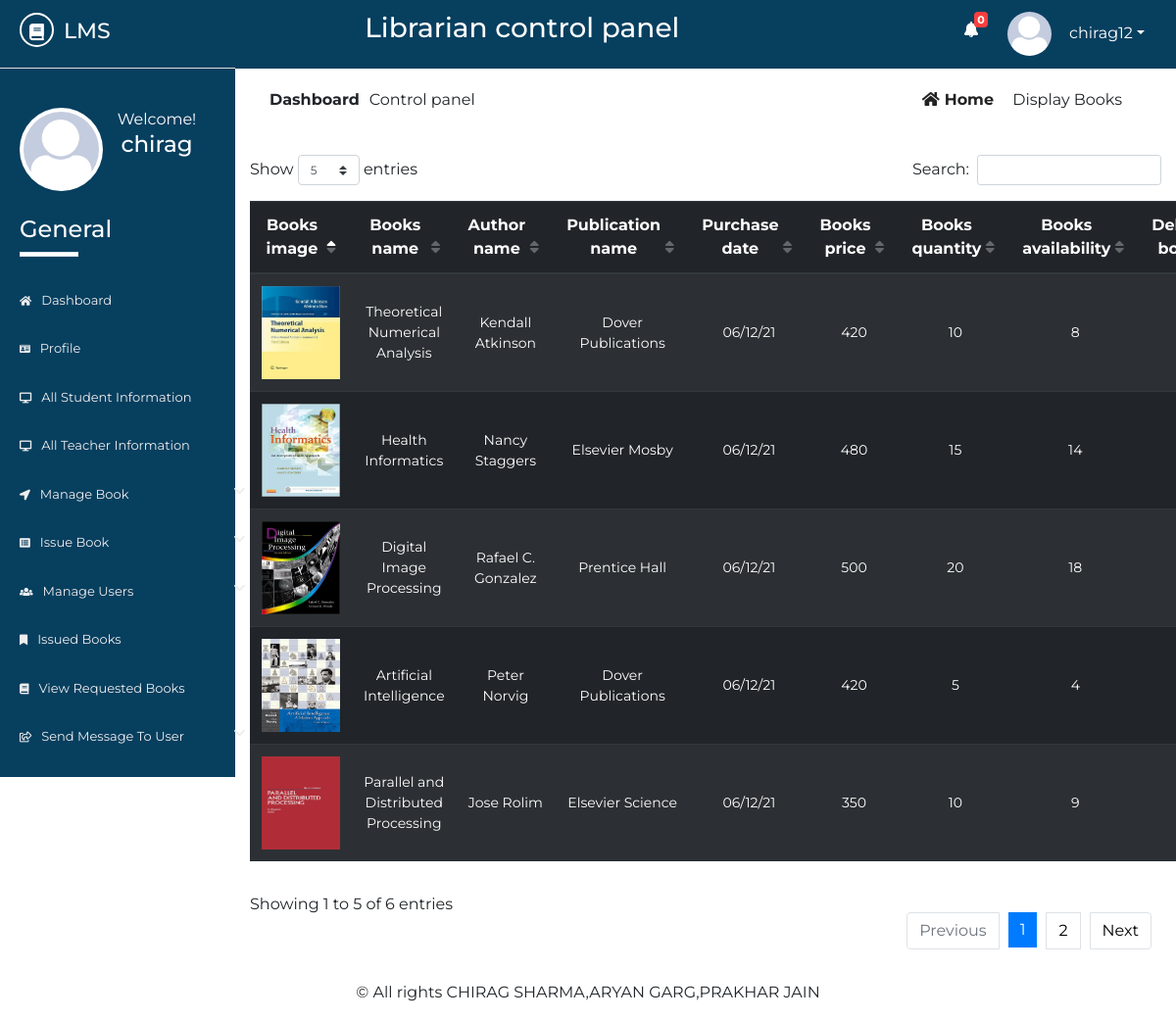
/Source/librarian/display-books.php (signed in), run on the app's committed database.
### tables this page shows
CREATE TABLE `lib_registration` (
  `id` int(2) NOT NULL,
  `name` varchar(50) NOT NULL,
  `username` varchar(20) NOT NULL,
  `password` varchar(20) NOT NULL,
  `email` varchar(50) NOT NULL,
  `phone` varchar(20) NOT NULL,
  `address` varchar(100) NOT NULL,
  `photo` varchar(500) NOT NULL,
  `status` varchar(7) NOT NULL
);

CREATE TABLE `add_book` (
  `id` int(10) NOT NULL,
  `books_name` varchar(50) NOT NULL,
  `books_image` varchar(5000) NOT NULL,
  `books_author_name` varchar(50) NOT NULL,
  `books_publication_name` varchar(50) NOT NULL,
  `books_purchase_date` varchar(20) NOT NULL,
  `books_price` varchar(10) NOT NULL,
  `books_quantity` varchar(20) NOT NULL,
  `books_availability` varchar(20) NOT NULL,
  `librarian_username` varchar(20) NOT NULL,
  `books_file` varchar(5000) NOT NULL
);

### Source/librarian/display-books.php (the view, shortened to what this page needs)
       <?php
   include 'inc/header.php';
   include 'inc/connection.php';
?>
<div class="dashboard-content">
	<div class="dashboard-header">
		<div class="container">
			<div class="row">
				<div class="col-md-6">
					<div class="left">
						<p><span>dashboard</span>Control panel</p>
					</div>
				</div>
				<div class="col-md-6">
					<div class="right text-right">
						<a href="dashboard.php"><i class="fas fa-home"></i>home</a>
						<span class="disabled">display books</span>
					</div>
				</div>
			</div>
		</div>
           <div class="container">
               <div class="row">
                   <div class="col-md-12">
                       <div class="dbooks">
                           <table id="dtBasicExample" class="table table-striped table-dark text-center">
                          <thead>
                               <tr>
                                   <th>Books image</th>
                                   <th>Books name</th>
                                   <th>Author name</th>
                                   <th>Publication name</th>
                                   <th>Purchase date</th>
                                   <th>Books price</th>
                                   <th>Books quantity</th>
                                   <th>Books availability</th>
                                   <th>Delete book</th>
                               </tr>
                          </thead>
                           <tbody>
                            <?php
                               $res = mysqli_query($link, "select * from add_book");
                               while ($row = mysqli_fetch_array($res)) {
                                   echo "<tr>";
                                   echo "<td>"; ?><img src="<?php echo $row["books_image"]; ?> " height="100" width="100" alt=""> <?php echo "</td>";
                                   echo "<td>";
                                   echo $row["books_name"];
                                   echo "</td>";
                                   echo "<td>";
                                   echo $row["books_author_name"];
                                   echo "</td>";
                                   echo "<td>";
                                   echo $row["books_publication_name"];
                                   echo "</td>";
                                   echo "<td>";
                                   echo $row["books_purchase_date"];
                                   echo "</td>";
                                   echo "<td>";
                                   echo $row["books_price"];
                                   echo "</td>";
                                   echo "<td>";
                                   echo $row["books_quantity"];
                                   echo "</td>";
                                   echo "<td>";
                                   echo $row["books_availability"];
                                   echo "</td>";
                                    echo "<td>";
                                   ?><a href="delete-book.php?id=<?php echo $row["id"]; ?> "><i class="fas fa-trash"></i></a><?php
                                   echo "</td>";
                                   echo "</tr>";
                               }
                                ?>
                                </tbody>
                           </table>
                       </div>
                   </div>
               </div>
           </div>
	</div>
</div>
<?php
	include 'inc/footer.php';
 ?>

### Source/librarian/inc/header.php (shortened to what this page needs)
<?php
    include 'inc/connection.php';
    $res = mysqli_query($link,"select * from request_books where read1='no'");
    $not= mysqli_num_rows($res);
 ?>
<!DOCTYPE html>
<html lang="en">
<head>
	<link rel="stylesheet" href="inc/css/bootstrap.min.css">
	<link rel="stylesheet" href="inc/css/bootstrap-select.min.css">
	<link rel="stylesheet" href="inc/css/fontawesome-all.min.css">
	<link rel="stylesheet" href="inc/css/datatables.min.css">
	<link rel="stylesheet" href="inc/css/pro1.css">
</head>
<body>
	<div class="main-content">
		<div class="wrapper">
			<div class="left-sidebar">
				<div class="p-title">
                    <h3><a href=""><i class="fas fa-book"></i><span>lms</span></a></h3>
				</div>
				<div class="profile">
					<div class="profile-pic">
                        <?php
                            $res = mysqli_query($link, "select * from lib_registration where username='".$_SESSION['username']."'");
                            while ($row = mysqli_fetch_array($res)){
                                ?><img src="<?php echo $row["photo"]; ?> " height="" width="" alt="something wrong" class="rounded-circle"></a> <?php
                            }
                        ?>
					</div>
					<div class="profile-info text-center">
						<span>Welcome!</span>
						<h2>
              <?php
                $res = mysqli_query($link, "select * from lib_registration where username='".$_SESSION['username']."'");
                while ($row = mysqli_fetch_array($res)){
                  $name  =  $row["name"];
                  echo $name;
                }
              ?>
            </h2>
					</div>
				</div>
				<div class="sidebar-menu">
					<h3>General</h3>
					<div class="border"></div>
	                <ul>
	                    <li class="menu <?php if($page=='home'){ echo 'active';} ?>">
      						<a href="dashboard.php"><i class="fas fa-home"></i>Dashboard</a>
    					</li>
    					  <li class="menu <?php if($page=='profile'){ echo 'active';} ?>">
      						<a href="profile.php"><i class="fas fa-id-card"></i>profile</a>
    					</li>
	                    <li class="menu <?php if($page=='sinfo'){ echo 'active';} ?>">
      						<a href="all-student-info.php"><i class="fas fa-desktop"></i>all student information</a>
    					</li>
    					<li class="menu <?php if($page=='tinfo'){ echo 'active';} ?>">
      						<a href="all-teacher-info.php"><i class="fas fa-desktop"></i>all teacher information</a>
    					</li>
    					<li class="menu menu-toggle2">
      						<a href="#"><i class="fas fa-location-arrow"></i>manage book <span class="fa fa-chevron-down"></span></a>
    					</li>
	                   <li class="menu menu-toggle1">
      						<a href="#"><i class="fas fa-list-alt"></i>issue book <span class="fa fa-chevron-down"></span></a>
    					</li>
    					<li class="menu menu-toggle3">
      						<a href="#"><i class="fas fa-users"></i>manage users <span class="fa fa-chevron-down"></span></a>
    					</li>
    					 <li class="menu <?php if($page=='ibook'){ echo 'active';} ?>">
      						<a href="issued-books.php"><i class="fas fa-bookmark"></i>issued books</a>
    					</li>
    					<li class="menu <?php if($page=='rbook'){ echo 'active';} ?>">
      						<a href="requested-books.php"><i class="fas fa-book"></i>view requested books</a>
    					</li>
    					<li class="menu menu-toggle4">
      						<a href="#"><i class="far fa-share-square"></i>send message to user <span class="fa fa-chevron-down"></span></a>
    					</li>
    				</ul>
				</div>
			</div>
			<div class="content">
				<div class="inner">
					<div class="heading text-center">
						<h3>Librarian control panel</h3>
					</div>
					<div class="header-profile text-right">
						<ul>
                            <li class="icon">
                                <a href="requested-books.php" ><i class="fas fa-bell"></i></a>
                                <span class="count" onclick="window.location='requested-books.php'"><b><?php echo $not; ?></b></span>
                            </li>
							<li class="dropdown">
                                <?php
                                     $res = mysqli_query($link, "select * from lib_registration where username='".$_SESSION['username']."'");
                                     while ($row = mysqli_fetch_array($res)){
                                         ?><a href="" class="dropdown-toggle" data-toggle="dropdown"><img src="<?php echo $row["photo"]; ?>" alt=""><span><?php echo $_SESSION["username"]; ?></span></a> <?php
                                     }
                                ?>
							</li>
						</ul>
					</div>
				</div>

### Source/librarian/inc/footer.php (shortened to what this page needs)
			</div>
		</div>
	</div>
    <div class="footer text-center">
        <p>&copy; All rights CHIRAG SHARMA,ARYAN GARG,PRAKHAR JAIN</p>
    </div>
</body>
</html>

### Source/librarian/inc/css/pro1.css (style rules this page uses)
* { margin: 0; padding: 0; }
body { font-family: 'Montserrat', sans-serif; }
.border { width: 60px; height: 5px; background: #fff; }
.main-content { width: 100%; height: auto; overflow: hidden; }
.main-content .left-sidebar { width: 20%; height: auto; background: #073f5f; float: left; }
.main-content .left-sidebar .p-title { width: 100%; padding: 13px; padding-left: 20px; background: #073f5f; border-bottom: 1px solid #ddd; }
.main-content .p-title a { text-decoration: none; color: #fff; font-size: 22px; text-transform: uppercase; }
.main-content .p-title a i { width: 35px; height: 35px; line-height: 35px; text-align: center; font-size: 17px; border-radius: 50%; border: 2px solid #fff; }
.main-content .p-title a span { margin-left: 10px; }
.main-content .left-sidebar .profile { width: 100%; padding: 20px; margin-top: 0; padding-top: 0; }
.main-content .left-sidebar .profile .profile-pic { width: 40%; float: left; }
.main-content .left-sidebar .profile img { width: 85px; height: 85px; position: inherit; padding: 4px; background: #fff; overflow: hidden; }
.main-content .left-sidebar .profile .profile-info { width: 60%; float: left; color: #fff; }
.main-content .left-sidebar .profile .profile-info h2 { font-size: 23px; }
.sidebar-menu { color: #fff; width: 100%; padding-top: 60px; padding-left: 0; }
.sidebar-menu h3 { margin-left: 20px; font-size: 24px; }
.sidebar-menu .border { margin-left: 20px; margin-bottom: 20px; }
.sidebar-menu ul li a { text-decoration: none; color: #eee; width: 270px; padding: 15px 20px; font-size: 13px; display: block; text-transform: capitalize; transition: all .5s ease; }
.sidebar-menu ul { padding-left: 0; }
.sidebar-menu ul li a i { margin-right: 10px; font-size: smaller; }
.sidebar-menu ul li a span { float: right; }
.content { width: 80%; height: auto; float: right; }
.content .inner { width: 100%; height: 70px; background: #073f5f; padding: 12px; }
.content .inner .heading { width: 60%; float: left; color: #fff; }
.content .inner .header-profile { width: calc(40%-20px); float: right; margin-right: 20px; position: relative; }
.content .inner .header-profile .icon i { margin-right: 30px; font-size: 16px; margin-top: 10px; }
.header-profile .dropdown span { color: #fff; margin-left: 10px; }
.header-profile .icon span { color: #fff; position: absolute; left: 10px; top: 0; font-size: 11px; width: 14px; height: 16px; line-height: 16px; text-align: center; border-radius: 4px; background: #FA3E3E; }
.header-profile ul li { list-style: none; float: left; }
.header-profile ul li i { color: #fff; }
.header-profile img { width: 40px; height: 40px; border-radius: 50%; margin-right: 8px; }
.dropdown a { text-decoration: none; color: #fff; }
.dropdown img { width: 45px; height: 45px; border-radius: 50%; }
.dashboard-header .left { padding: 20px; }
.dashboard-header .left p span { text-transform: capitalize; margin-right: 10px; font-weight: bold; }
.dashboard-header .right { padding: 20px; margin-right: 20px; }
.dashboard-header .right a { text-transform: capitalize; text-decoration: none; color: #222; margin-right: 15px; font-weight: bold; }
.dashboard-header .right a i { margin-right: 5px; }
.dashboard-header .right span { text-transform: capitalize; }
.dbooks table thead { font-size: 16px; }
.dbooks table tbody { font-size: 14px; vertical-align: middle; }
.dbooks table thead th { vertical-align: middle; }
.dbooks table tbody td { vertical-align: middle; }
.dbooks table tbody img { width: 80px; height: 95px; }

### data on the page
lib_registration: photo (picture), name "chirag"
add_book: books_image (picture), books_name "Theoretical Numerical Analysis", books_author_name "Kendall Atkinson", books_publication_name "Dover Publications", books_purchase_date "06/12/21", books_price "420", books_quantity "10", books_availability "8"
add_book: books_image (picture), books_name "Health Informatics", books_author_name "Nancy Staggers", books_publication_name "Elsevier Mosby", books_purchase_date "06/12/21", books_price "480", books_quantity "15", books_availability "14"
add_book: books_image (picture), books_name "Digital Image Processing", books_author_name "Rafael C. Gonzalez", books_publication_name "Prentice Hall", books_purchase_date "06/12/21", books_price "500", books_quantity "20", books_availability "18"
add_book: books_image (picture), books_name "Artificial Intelligence", books_author_name "Peter Norvig", books_publication_name "Dover Publications", books_purchase_date "06/12/21", books_price "420", books_quantity "5", books_availability "4"
add_book: books_image (picture), books_name "Parallel and Distributed Processing", books_author_name "Jose Rolim", books_publication_name "Elsevier Science", books_purchase_date "06/12/21", books_price "350", books_quantity "10", books_availability "9"

### other printed values
$not "0"
